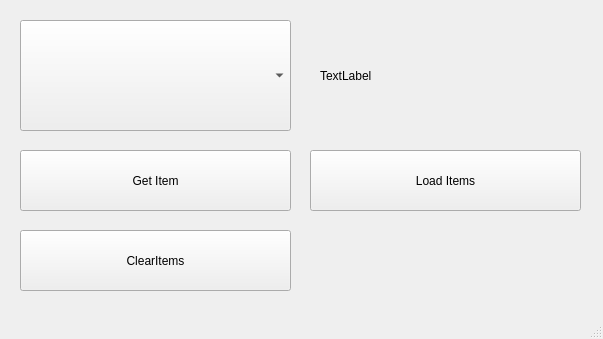
<?xml version="1.0" encoding="UTF-8"?>
<ui version="4.0">
 <class>MainWindow</class>
 <widget class="QMainWindow" name="MainWindow">
  <property name="geometry">
   <rect>
    <x>0</x>
    <y>0</y>
    <width>603</width>
    <height>339</height>
   </rect>
  </property>
  <property name="windowTitle">
   <string>MainWindow</string>
  </property>
  <widget class="QWidget" name="centralwidget">
   <widget class="QComboBox" name="cbSehirler">
    <property name="geometry">
     <rect>
      <x>20</x>
      <y>20</y>
      <width>271</width>
      <height>111</height>
     </rect>
    </property>
   </widget>
   <widget class="QLabel" name="lblResult">
    <property name="geometry">
     <rect>
      <x>320</x>
      <y>20</y>
      <width>271</width>
      <height>111</height>
     </rect>
    </property>
    <property name="text">
     <string>TextLabel</string>
    </property>
   </widget>
   <widget class="QPushButton" name="btnGetItem">
    <property name="geometry">
     <rect>
      <x>20</x>
      <y>150</y>
      <width>271</width>
      <height>61</height>
     </rect>
    </property>
    <property name="text">
     <string>Get Item</string>
    </property>
   </widget>
   <widget class="QPushButton" name="btnLoadItems">
    <property name="geometry">
     <rect>
      <x>310</x>
      <y>150</y>
      <width>271</width>
      <height>61</height>
     </rect>
    </property>
    <property name="text">
     <string>Load Items</string>
    </property>
   </widget>
   <widget class="QPushButton" name="btnClearItems">
    <property name="geometry">
     <rect>
      <x>20</x>
      <y>230</y>
      <width>271</width>
      <height>61</height>
     </rect>
    </property>
    <property name="text">
     <string>ClearItems</string>
    </property>
   </widget>
  </widget>
  <widget class="QMenuBar" name="menubar">
   <property name="geometry">
    <rect>
     <x>0</x>
     <y>0</y>
     <width>603</width>
     <height>21</height>
    </rect>
   </property>
  </widget>
  <widget class="QStatusBar" name="statusbar"/>
 </widget>
 <resources/>
 <connections/>
</ui>
